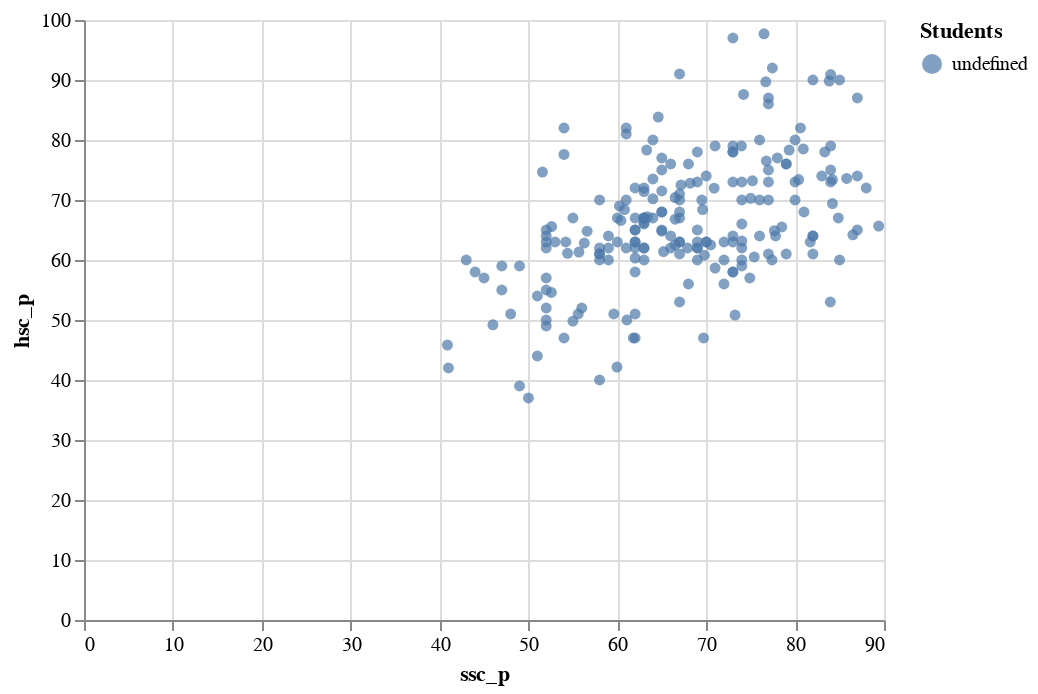

Source (notebook cell):
### Code cell
# Exploring select and high functionality on a scatter plot
selected_area = alt.selection_interval()
alt.Chart(df).mark_circle().encode(
x='ssc_p',
y='hsc_p',
color='Students:N'
).add_selection(
selected_area
)

### Figure 1 — Vega-Lite specification as saved in the notebook (floating-point values rounded to 4 significant figures; data arrays with more than 128 entries replaced by an {"elided": "..."} marker saying what was removed)
{"config": {"view": {"continuousWidth": 400, "continuousHeight": 300}}, "data": {"name": "data-eab38aa42622f99001d0625e19ba0f80"}, "mark": "circle", "encoding": {"color": {"field": "Students", "type": "nominal"}, "x": {"field": "ssc_p", "type": "quantitative"}, "y": {"field": "hsc_p", "type": "quantitative"}}, "selection": {"selector001": {"type": "interval"}}, "$schema": "https://vega.github.io/schema/vega-lite/v4.17.0.json", "datasets": {"data-eab38aa42622f99001d0625e19ba0f80": {"elided": "215 records"}}}
